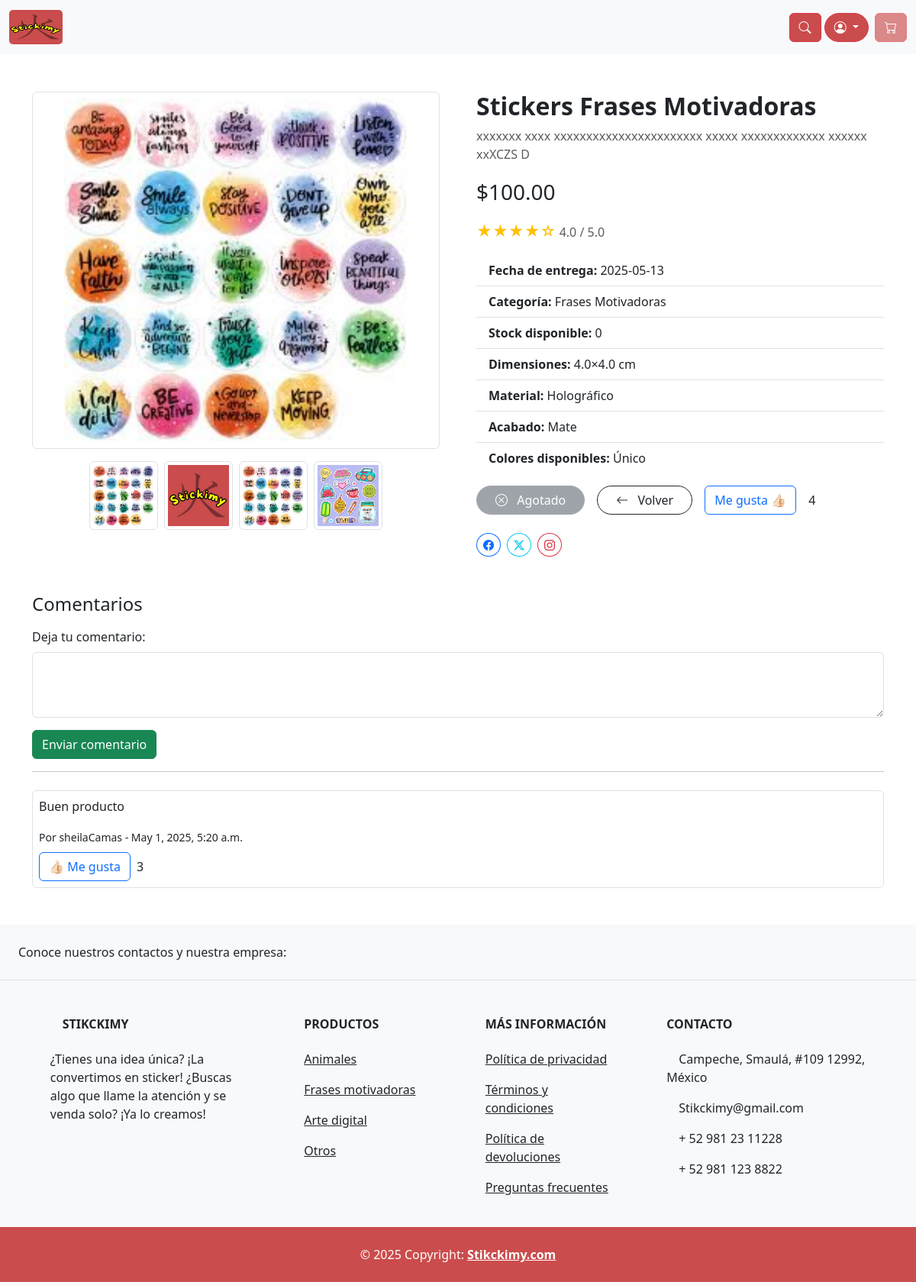
Screenshot of /product/4/ with the database file from the repository.
### store/models.py (models this page shows, shortened)
class Product(models.Model):
    CATEGORY_CHOICES = [
        ('Animales', 'Animales'),
        ('Arte Digital', 'Arte Digital'),
        ('Frases Motivadoras', 'Frases Motivadoras'),
    ]
    MATERIAL_CHOICES = [
        ('Vinil', 'Vinil'),
        ('Papel Adhesivo', 'Papel Adhesivo'),
        ('Transparente', 'Transparente'),
        ('Holográfico', 'Holográfico'),
        ('Otro', 'Otro'),
    ]
    FINISH_CHOICES = [
        ('Mate', 'Mate'),
        ('Brillante', 'Brillante'),
    ]
    seller = models.ForeignKey(User, on_delete=models.CASCADE)
    name = models.CharField(max_length=200)
    description = models.TextField(max_length=1000, null=True, blank=True)
    price = models.FloatField()
    offer_price = models.FloatField(null=True, blank=True)
    offer = models.BooleanField(default=False)
    quantity = models.IntegerField()
    category = models.CharField(max_length=50, choices=CATEGORY_CHOICES)
    height_cm = models.FloatField()
    width_cm = models.FloatField()
    material = models.CharField(max_length=50, choices=MATERIAL_CHOICES)
    finish = models.CharField(max_length=50, choices=FINISH_CHOICES)
    likes = models.ManyToManyField(User, related_name='liked_products', blank=True)
    date_of_delivery = models.DateField(null=True, blank=True)
    image = models.ImageField(null=True, blank=False)
    imageuno = models.ImageField(null=True, blank=False)
    imagedos = models.ImageField(null=True, blank=False)
    imagetres = models.ImageField(null=True, blank=False)

class Comment(models.Model):
    product = models.ForeignKey('Product', on_delete=models.CASCADE, related_name='comments')
    user = models.ForeignKey(User, on_delete=models.CASCADE)
    text = models.TextField()
    created_at = models.DateTimeField(auto_now_add=True)
    likes = models.ManyToManyField(User, related_name='liked_comments', blank=True)

### store/views.py (the view)
# urls.py: path('product/<int:pk>/', views.product_detail, name='product_detail'),
def product_detail(request, pk):
    product = get_object_or_404(Product, pk=pk)
    data = cartData(request)
    cartItems = data['cartItems']
    comments = product.comments.order_by('-created_at')
    thumbnails = [
        product.image.url if product.image else None,
        product.imageuno.url if product.imageuno else None,
        product.imagedos.url if product.imagedos else None,
        product.imagetres.url if product.imagetres else None,
    ]
    thumbnails = [t for t in thumbnails if t][:4]
    return render(request, 'store/product_detail.html', {
        'product': product,
        'thumbnails': thumbnails,
        'cartItems': cartItems,
        'comments': comments,
    })

### store/utils.py (called while the page is built)
def cartData(request):
    if request.user.is_authenticated:
        try:
            customer = request.user.customer
            order, created = Order.objects.get_or_create(customer=customer, complete=False)
            items = order.orderitem_set.all()
            cartItems = order.get_cart_items
        except Customer.DoesNotExist:
            items = []
            order = {'get_cart_total': 0, 'get_cart_items': 0, 'shipping': False}
            cartItems = 0
    else:
        items = []
        order = {'get_cart_total': 0, 'get_cart_items': 0, 'shipping': False}
        cartItems = 0
    return {'cartItems': cartItems, 'order': order, 'items': items}

### store/templates/store/product_detail.html (shortened to what this page needs)
{% extends 'store/main.html' %}
{% load static %}
{% block content %}
<div class="container my-5">
  <div class="row g-5">
    <div class="col-lg-6">
      <div class="border rounded p-2 position-relative text-center">
        <img id="main-image" src="{{ product.image.url }}"
             class="img-fluid rounded mx-auto d-block"
             style="width: 450px;"
             alt="{{ product.name }}">
      </div>
      <div class="d-flex justify-content-center gap-2 mt-3">
        {% for thumb in thumbnails %}
          <img src="{{ thumb }}" class="img-thumbnail thumbnail-img"
               style="width: 90px; height: 90px; object-fit: cover; cursor: pointer;"
               alt="Miniatura">
        {% endfor %}
      </div>
    </div>
    <div class="col-lg-6">
      <h2 class="fw-bold">{{ product.name }}</h2>
      <p class="text-muted mb-3">{{ product.description }}</p>
      <div class="mb-3">
        {% if product.offer %}
          <span class="text-decoration-line-through text-muted fs-5">${{ product.price|floatformat:2 }}</span>
          <span class="fs-3 text-danger ms-2">${{ product.offer_price|floatformat:2 }}</span>
        {% else %}
          <span class="fs-3 text-dark">${{ product.price|floatformat:2 }}</span>
        {% endif %}
      </div>
      <div class="mb-3">
        <span class="text-warning fs-5">★★★★☆</span>
        <span class="text-muted">4.0 / 5.0</span>
      </div>
      <ul class="list-group list-group-flush mb-3">
        <li class="list-group-item"><strong>Fecha de entrega:</strong> {{ product.date_of_delivery|date:'Y-m-d' }}</li>
        <li class="list-group-item"><strong>Categoría:</strong> {{ product.category }}</li>
        <li class="list-group-item"><strong>Stock disponible:</strong> {{ product.quantity }}</li>
        <li class="list-group-item"><strong>Dimensiones:</strong> {{ product.height_cm }}×{{ product.width_cm }} cm</li>
        <li class="list-group-item"><strong>Material:</strong> {{ product.material }}</li>
        <li class="list-group-item"><strong>Acabado:</strong> {{ product.finish }}</li>
        <li class="list-group-item"><strong>Colores disponibles:</strong> {{ product.colors|default:"Único" }}</li>
      </ul>
      <div class="d-flex gap-3 mb-4 align-items-center">
        {% if product.quantity > 0 %}
        {% if request.user.is_authenticated %}
            {% if request.user.is_superuser or request.user.is_staff %}
                <p class="text-muted">Eres administrador</p>
            {% else %}
                <button data-product="{{product.id}}" data-action="add"
                        class="btn btn-danger rounded-pill px-4 update-cart"
                        style="background-color: #CB4C4C; color: white;"
                        onmouseover="this.style.backgroundColor='#A03A3A';"
                        onmouseout="this.style.backgroundColor='#CB4C4C';">
                    <i class="bi bi-cart-plus me-2"></i> Agregar al carrito
                </button>
            {% endif %}
        {% else %}
            <p class="text-muted">Inicia sesión para agregar productos al carrito.</p>
        {% endif %}
        {% else %}
            <button class="btn btn-secondary rounded-pill px-4" disabled>
                <i class="bi bi-x-circle me-2"></i> Agotado
            </button>
        {% endif %}
        <a href="{% url 'store' %}" class="btn btn-outline-dark rounded-pill px-4">
          <i class="bi bi-arrow-left me-2"></i> Volver
        </a>
        <button class="btn {% if user.is_authenticated and user in product.likes.all %}btn-primary{% else %}btn-outline-primary{% endif %} like-product-btn">
            {% if user.is_authenticated and user in product.likes.all %}
              Ya te gusta 👍🏻
            {% else %}
              Me gusta 👍🏻
            {% endif %}
        </button>
        <span id="like-count">{{ product.likes.count }}</span>
      </div>
      <div class="d-flex gap-2">
        <button class="btn btn-outline-primary btn-sm rounded-circle"><i class="bi bi-facebook"></i></button>
        <button class="btn btn-outline-info btn-sm rounded-circle"><i class="bi bi-twitter-x"></i></button>
        <button class="btn btn-outline-danger btn-sm rounded-circle"><i class="bi bi-instagram"></i></button>
      </div>
    </div>
  </div>
  <div class="mt-5">
    <h4 class="mb-3">Comentarios</h4>
    <form method="post" action="{% url 'add_comment' product.id %}">
      <div class="mb-3">
        <label for="comment" class="form-label">Deja tu comentario:</label>
        <textarea class="form-control" id="comment" name="comment" rows="3" required></textarea>
      </div>
      <button type="submit" class="btn btn-success">Enviar comentario</button>
    </form>
    <hr>
    <div class="mt-4">
      {% for comment in comments %}
        <div class="border rounded p-2 mb-2">
          <p>{{ comment.text }}</p>
          <small>Por {{ comment.user.username }} - {{ comment.created_at }}</small>
          <div class="mt-2 d-flex align-items-center">
            <button
            class="btn {% if user in comment.likes.all %}btn-primary{% else %}btn-outline-primary{% endif %} like-comment"
            data-id="{{ comment.id }}"
            id="like-comment-btn-{{ comment.id }}"
          >
          👍🏻 {% if user in comment.likes.all %}Ya te gusta{% else %}Me gusta{% endif %}
          </button>
            <span id="comment-like-{{ comment.id }}" class="ms-2">{{ comment.likes.count }}</span>
          </div>
        </div>
      {% endfor %}
    </div>
  </div>
</div>
{% endblock %}

### static/css/main.css (style rules this page uses)
body { background-color: hsl(0, 0%, 100%); }
h1,h2,h3,h4,h5,h6 { color:hsl(0, 0%, 30%); }
.col-lg-4, .col-lg-6, .col-lg-8, .col-lg-12 { margin-top: 10px; }
.btn { border-radius: 0; }

### rows the page displays
Product: image (picture), name "Stickers Frases Motivadoras", description "xxxxxxx xxxx xxxxxxxxxxxxxxxxxxxxxxx xxxxx xxxxxxxxxxxxx xxxxxx xxXCZS D", price "100.00", date_of_delivery "2025-05-13", category "Frases Motivadoras", quantity "0", height_cm "4.0", width_cm "4.0", material "Holográfico", finish "Mate", likes.count "4"
Comment: text "Buen producto", user.username "sheilaCamas", created_at "May 1, 2025, 5:20 a.m.", shows "Me gusta", likes.count "3"

### other values shown
{{ product.colors|default:"Único" }} "Único"
